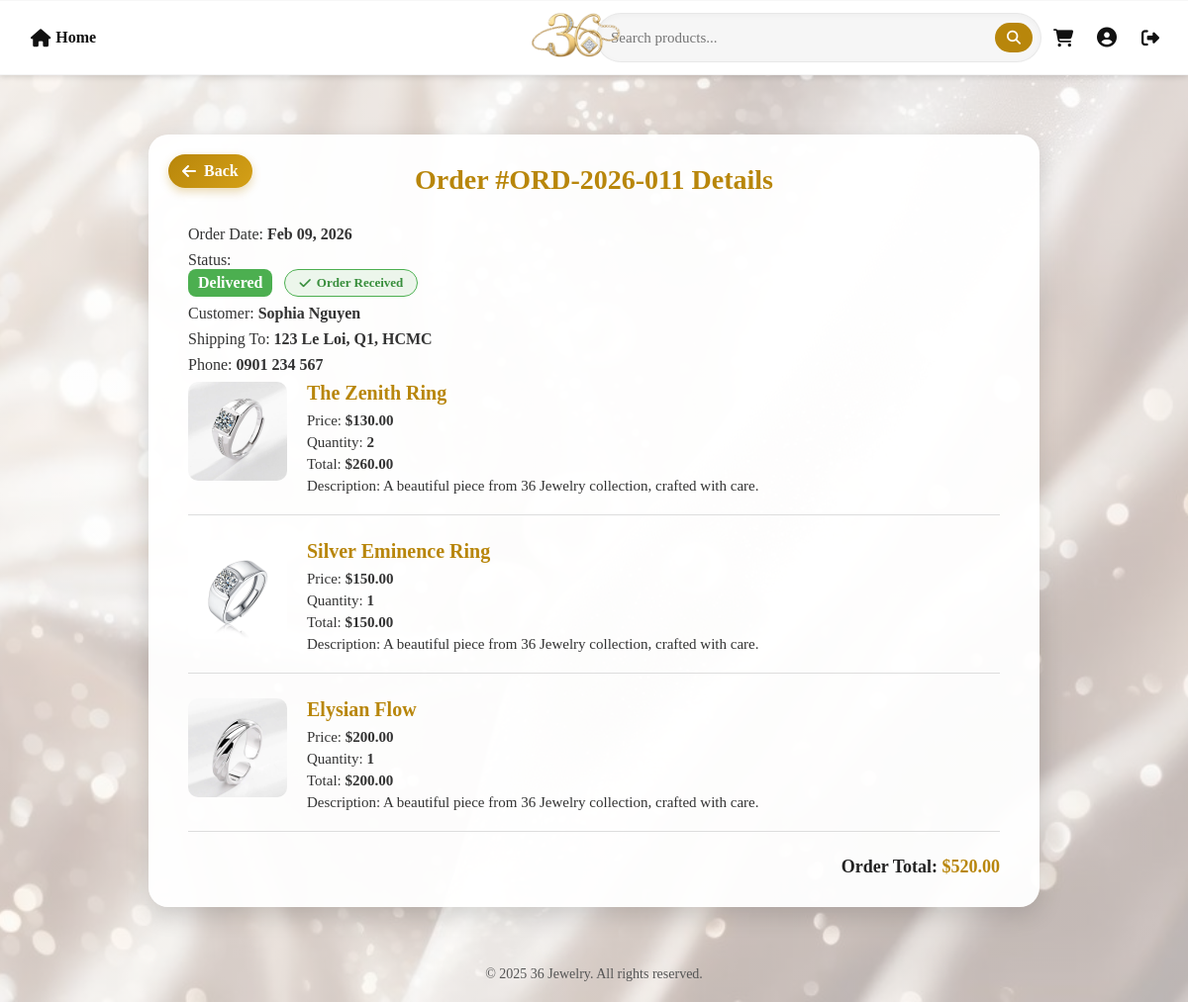
Page /Jewellery/User/users/view_details.php?order_id=28 (signed in) on the committed database.
### tables this page shows
CREATE TABLE `orders` (
  `id` int(11) NOT NULL,
  `order_number` varchar(50) NOT NULL,
  `customer_id` int(11) NOT NULL,
  `order_date` date NOT NULL,
  `total_amount` decimal(15,2) DEFAULT 0.00,
  `status` enum('Pending','Processed','Delivered','Cancelled') DEFAULT 'Pending'
);

CREATE TABLE `customers` (
  `id` int(11) NOT NULL,
  `user_id` int(11) NOT NULL,
  `full_name` varchar(255) NOT NULL,
  `phone` varchar(20) DEFAULT NULL,
  `address` text DEFAULT NULL,
  `birthday` date DEFAULT NULL,
  `gender` enum('Male','Female','Other') DEFAULT NULL,
  `avatar` varchar(255) DEFAULT NULL,
  `created_at` timestamp NOT NULL DEFAULT current_timestamp()
);

CREATE TABLE `order_items` (
  `id` int(11) NOT NULL,
  `order_id` int(11) NOT NULL,
  `product_id` varchar(50) NOT NULL,
  `product_name` varchar(255) DEFAULT NULL,
  `quantity` int(11) DEFAULT 1,
  `unit_price` decimal(15,2) DEFAULT 0.00,
  `total_price` decimal(15,2) DEFAULT 0.00
);

CREATE TABLE `products` (
  `id` varchar(50) NOT NULL,
  `name` varchar(255) DEFAULT NULL,
  `price` decimal(15,2) DEFAULT NULL,
  `image` varchar(255) DEFAULT NULL,
  `cost_price` decimal(15,2) DEFAULT 0.00,
  `profit_percent` int(11) DEFAULT 0,
  `stock` int(11) DEFAULT 0,
  `category` varchar(100) DEFAULT NULL,
  `gender` varchar(20) DEFAULT NULL
);

### Jewellery/User/users/view_details.php (the view, shortened to what this page needs)
<?php
require_once __DIR__ . '/../../config/config.php';
$user_id = (int) $_SESSION['user_id'];
$link_home = BASE_URL . 'User/indexprofile.php';
$link_cart = BASE_URL . 'User/users/cart.php';
$link_profile = BASE_URL . 'User/users/profile.php';
$link_logout = BASE_URL . 'User/users/logout.php';
$link_history = BASE_URL . 'User/users/history.php';
$order_id = isset($_GET['order_id']) ? (int) $_GET['order_id'] : 0;
$stmt = $conn->prepare("
    SELECT o.id, o.order_number, o.order_date, o.total_amount, o.status,
           c.full_name, c.address, c.phone
    FROM orders o
    JOIN customers c ON o.customer_id = c.id
    WHERE o.id = ? AND c.user_id = ?
");
$stmt->bind_param("ii", $order_id, $user_id);
$stmt->execute();
$order = $stmt->get_result()->fetch_assoc();
$stmt = $conn->prepare("
    SELECT oi.product_id, oi.product_name, oi.quantity, oi.unit_price, oi.total_price,
           p.image
    FROM order_items oi
    LEFT JOIN products p ON oi.product_id = p.id
    WHERE oi.order_id = ?
");
$stmt->bind_param("i", $order_id);
$stmt->execute();
$items = $stmt->get_result()->fetch_all(MYSQLI_ASSOC);
$order_date = date('M d, Y', strtotime($order['order_date']));
$can_receive = in_array($order['status'], ['Delivered']);
switch ($order['status']) {
  case 'Delivered':
    $status_class = 'completed';
    $status_text = 'Delivered';
    break;
}
?>
<!DOCTYPE html>
<html lang="en">
<head>
  <link rel="stylesheet" href="https://cdnjs.cloudflare.com/ajax/libs/font-awesome/6.4.0/css/all.min.css">
</head>
<body class="homepage bg-accent-light">
  <header class="header-container">
    <div class="search-bar">
      <div class="left">
        <a href="<?= $link_home ?>" class="home-btn"><i class="fas fa-home"></i> Home</a>
      </div>
      <div class="center">
        <a href="<?= $link_home ?>">
          <img src="<?= IMG_URL ?>36-logo.png" alt="Jewelry Store Logo" class="header-logo">
        </a>
        <div class="search-box">
          <input type="text" id="header-search" placeholder="Search products..."
            onkeydown="if(event.key==='Enter') applyHeaderSearch()">
          <button onclick="applyHeaderSearch()">
            <i class="fas fa-search"></i>
          </button>
        </div>
      </div>
      <div class="right">
        <a href="<?= $link_cart ?>" class="icon-link" title="Cart">
          <i class="fas fa-shopping-cart"></i>
        </a>
        <a href="<?= $link_profile ?>" class="icon-link" title="Profile">
          <i class="fas fa-user-circle user-icon"></i>
        </a>
        <a href="<?= htmlspecialchars($link_logout) ?>" class="icon-link" title="Logout" style="color:#111;">
          <i class="fas fa-sign-out-alt"></i>
        </a>
      </div>
    </div>
  </header>
  <main class="main-content">
    <a href="<?= $link_history ?>" class="back-button" style="text-decoration:none;"><i class="fas fa-arrow-left"></i> Back</a>
    <h2>Order #<?= htmlspecialchars($order['order_number']) ?> Details</h2>
    <div class="order-info">
      <p>Order Date: <span><?= $order_date ?></span></p>
      <p>Status:
        <span class="status-row">
          <span class="status <?= $status_class ?>"><?= $status_text ?></span>
          <?php if ($can_receive): ?>
            <button class="btn-receive"
              onclick="openReceiveModal(<?= $order['id'] ?>, '<?= htmlspecialchars($order['order_number'], ENT_QUOTES) ?>')">
              <i class="fas fa-check"></i> Order Received
            </button>
          <?php endif; ?>
        </span>
      </p>
      <p>Customer: <span><?= htmlspecialchars($order['full_name']) ?></span></p>
      <p>Shipping To: <span><?= htmlspecialchars($order['address']) ?></span></p>
      <?php if (!empty($order['phone'])): ?>
        <p>Phone: <span><?= htmlspecialchars($order['phone']) ?></span></p>
      <?php endif; ?>
    </div>
    <?php foreach ($items as $item): ?>
      <div class="product-item">
        <?php
        $image_src = !empty($item['image']) ? IMG_URL . $item['image'] : IMG_URL . 'placeholder.jpg';
        ?>
        <img src="<?= $image_src ?>" alt="<?= htmlspecialchars($item['product_name']) ?>" class="product-thumb">
        <div class="product-details">
          <h3><?= htmlspecialchars($item['product_name']) ?></h3>
          <p>Price: <span>$<?= number_format($item['unit_price'], 2) ?></span></p>
          <p>Quantity: <span><?= $item['quantity'] ?></span></p>
          <p>Total: <span>$<?= number_format($item['total_price'], 2) ?></span></p>
          <p>Description: A beautiful piece from 36 Jewelry collection, crafted with care.</p>
        </div>
      </div>
    <?php endforeach; ?>
    <p class="total">Order Total: <strong>$<?= number_format($order['total_amount'], 2) ?></strong></p>
  </main>
  <footer class="footer">
    <p>&copy; 2025 36 Jewelry. All rights reserved.</p>
  </footer>
</body>
</html>

### rows in the picture
orders: order_number "ORD-2026-011", order_date "Feb 09, 2026", status "Delivered", customer.full_name "Sophia Nguyen", customer.address "123 Le Loi, Q1, HCMC", customer.phone "0901 234 567", total_amount "520.00"
order_items: product.image (picture), product_name "The Zenith Ring", unit_price "130.00", quantity "2", total_price "260.00"
order_items: product.image (picture), product_name "Silver Eminence Ring", unit_price "150.00", quantity "1", total_price "150.00"
order_items: product.image (picture), product_name "Elysian Flow", unit_price "200.00", quantity "1", total_price "200.00"
